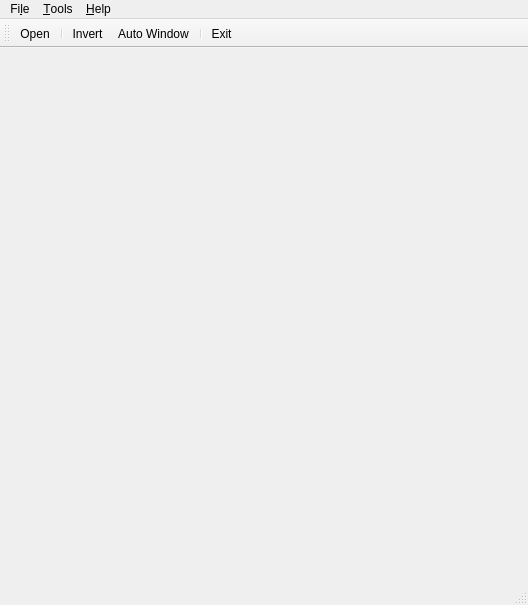
<?xml version="1.0" encoding="UTF-8"?>
<ui version="4.0">
 <class>pYadivForm</class>
 <widget class="QMainWindow" name="pYadivForm">
  <property name="geometry">
   <rect>
    <x>0</x>
    <y>0</y>
    <width>528</width>
    <height>605</height>
   </rect>
  </property>
  <property name="acceptDrops">
   <bool>true</bool>
  </property>
  <property name="windowTitle">
   <string>pYadiv Form</string>
  </property>
  <property name="iconSize">
   <size>
    <width>32</width>
    <height>32</height>
   </size>
  </property>
  <widget class="QWidget" name="centralwidget">
   <property name="sizePolicy">
    <sizepolicy hsizetype="Ignored" vsizetype="Ignored">
     <horstretch>0</horstretch>
     <verstretch>0</verstretch>
    </sizepolicy>
   </property>
   <property name="acceptDrops">
    <bool>true</bool>
   </property>
   <layout class="QGridLayout" name="gridLayout">
    <item row="0" column="0">
     <widget class="QLabel" name="qlImage">
      <property name="sizePolicy">
       <sizepolicy hsizetype="Ignored" vsizetype="Ignored">
        <horstretch>0</horstretch>
        <verstretch>0</verstretch>
       </sizepolicy>
      </property>
      <property name="acceptDrops">
       <bool>true</bool>
      </property>
      <property name="text">
       <string/>
      </property>
      <property name="scaledContents">
       <bool>false</bool>
      </property>
     </widget>
    </item>
   </layout>
  </widget>
  <widget class="QMenuBar" name="menubar">
   <property name="geometry">
    <rect>
     <x>0</x>
     <y>0</y>
     <width>528</width>
     <height>30</height>
    </rect>
   </property>
   <widget class="QMenu" name="menu_File">
    <property name="title">
     <string>Fi&amp;le</string>
    </property>
    <addaction name="actionOpen"/>
    <addaction name="actionExit"/>
   </widget>
   <widget class="QMenu" name="menu_Help">
    <property name="title">
     <string>&amp;Help</string>
    </property>
    <addaction name="actionAbout"/>
   </widget>
   <widget class="QMenu" name="menuTools">
    <property name="title">
     <string>&amp;Tools</string>
    </property>
    <addaction name="actionInvert"/>
    <addaction name="actionAuto_Window"/>
   </widget>
   <addaction name="menu_File"/>
   <addaction name="menuTools"/>
   <addaction name="menu_Help"/>
  </widget>
  <widget class="QStatusBar" name="statusbar"/>
  <widget class="QToolBar" name="toolBar">
   <property name="windowTitle">
    <string>toolBar</string>
   </property>
   <attribute name="toolBarArea">
    <enum>TopToolBarArea</enum>
   </attribute>
   <attribute name="toolBarBreak">
    <bool>false</bool>
   </attribute>
   <addaction name="actionOpen"/>
   <addaction name="separator"/>
   <addaction name="actionInvert"/>
   <addaction name="actionAuto_Window"/>
   <addaction name="separator"/>
   <addaction name="actionExit"/>
  </widget>
  <action name="actionOpen">
   <property name="icon">
    <iconset resource="pYadivForm.qrc">
     <normaloff>:/Images/Icons/ImageOpen.xpm</normaloff>:/Images/Icons/ImageOpen.xpm</iconset>
   </property>
   <property name="text">
    <string>&amp;Open</string>
   </property>
  </action>
  <action name="actionExit">
   <property name="icon">
    <iconset resource="pYadivForm.qrc">
     <normaloff>:/Images/Icons/exit.xpm</normaloff>:/Images/Icons/exit.xpm</iconset>
   </property>
   <property name="text">
    <string>E&amp;xit</string>
   </property>
  </action>
  <action name="actionAbout">
   <property name="text">
    <string>&amp;About</string>
   </property>
  </action>
  <action name="actionInvert">
   <property name="icon">
    <iconset resource="pYadivForm.qrc">
     <normaloff>:/Images/Icons/invert.xpm</normaloff>:/Images/Icons/invert.xpm</iconset>
   </property>
   <property name="text">
    <string>&amp;Invert</string>
   </property>
  </action>
  <action name="actionAuto_Window">
   <property name="icon">
    <iconset resource="pYadivForm.qrc">
     <normaloff>:/Images/Icons/window.xpm</normaloff>:/Images/Icons/window.xpm</iconset>
   </property>
   <property name="text">
    <string>Auto &amp;Window</string>
   </property>
  </action>
 </widget>
 <resources>
  <include location="pYadivForm.qrc"/>
 </resources>
 <connections>
  <connection>
   <sender>actionExit</sender>
   <signal>triggered()</signal>
   <receiver>pYadivForm</receiver>
   <slot>close()</slot>
   <hints>
    <hint type="sourcelabel">
     <x>-1</x>
     <y>-1</y>
    </hint>
    <hint type="destinationlabel">
     <x>263</x>
     <y>302</y>
    </hint>
   </hints>
  </connection>
 </connections>
</ui>
